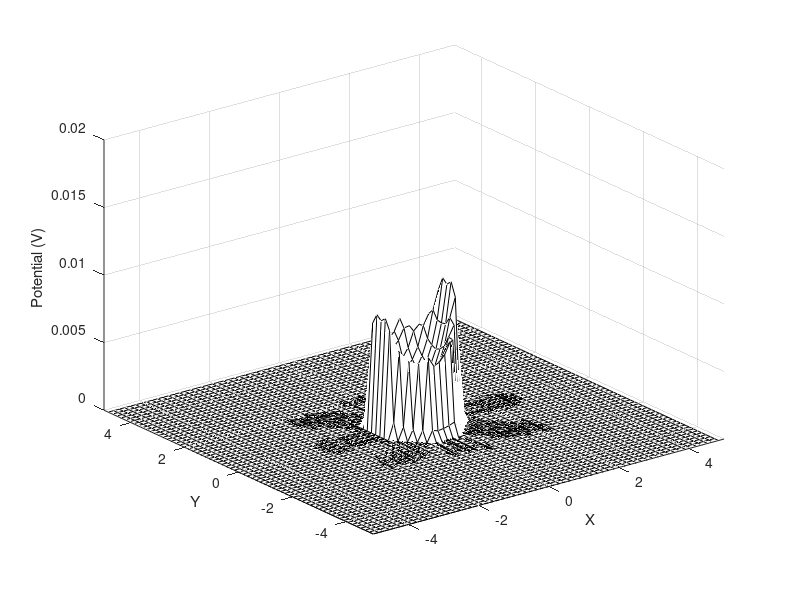

Write the MATLAB code that produced this figure.
clear all;clc;clf;

Lx = 5;
Ly = 5;
N = 64;
L = 10;
R = 1;
Q = 1.6E-19;
e = 8.85e-12;
A = e/Q;
%boundary conditions
x = linspace(-Lx,Lx,N+1);
x = x(1:N);
%x = removerows(x',N/2+1)';
y = linspace(-Ly,Ly,N+1);
y = y(1:N);
%y = removerows(y',N/2+1)';
% r2 = x.^2 + y.^2;

[X Y] = meshgrid(x,y);

%uniform circular charge where q/e0 = 1;
rho_0 = 5;
rho = zeros(N,N);

for i = 1:N
    for j = 1:N
        r = sqrt(X(i,j)^2 + Y(i,j)^2);
        
        if(X(i,j) == 0 && Y(i,j) == 0)
            rho(i,j) = 1;
        elseif(r < R)
            rho(i,j) = exp((X(i,j)^2 + Y(i,j)^2));
            %rho(i,j) = 1/(pi*(X(i,j)^2 + Y(i,j)^2));
        else
            rho(i,j) = 0;
        end
    end
end

%determine Kn matrices
k = (2*pi/L)*[1-N/2:N/2];
khold = k(N/2+1:N);
k(N/2+1:N) = k(1:N/2);
k(1:N/2) = khold;
k = k(1:N);

[KX KY] = meshgrid(k,k);
K2 = KX.^2 + KY.^2;
K = sqrt(K2);
K2(N,N) = 1;

%find potential
Vn = fft(rho);
V = real(ifft(Vn./K2));

[Ex, Ey] = gradient(V);
% EX = real(ifft(Vn.*KX.*i));
% EY = real(ifft(Vn.*KY.*i));

surf(X,Y,V); colormap('white');
hold on; quiver(X,Y,-Ex,-Ey,10,'black','LineWidth',1.5);
xlabel('X');ylabel('Y');zlabel('Potential (V)');
axis([-Lx,Lx,-Ly,Ly,0,.02]);

